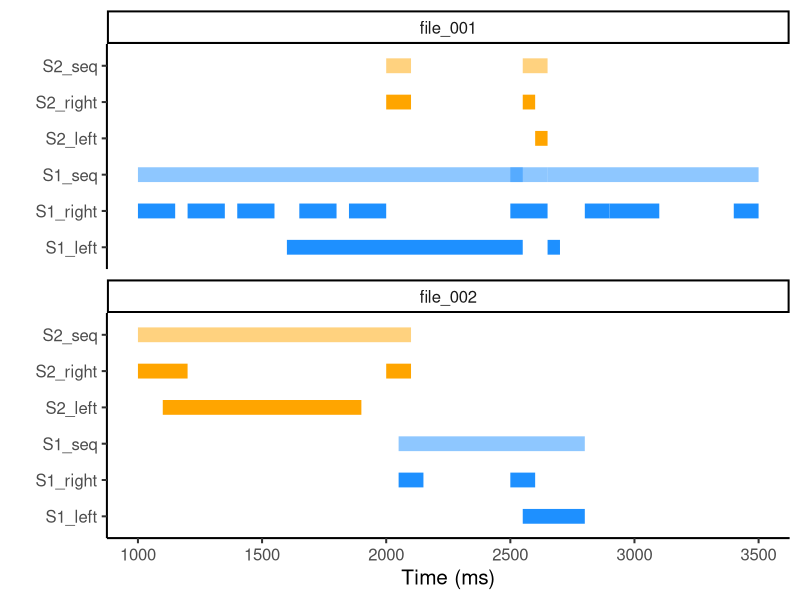
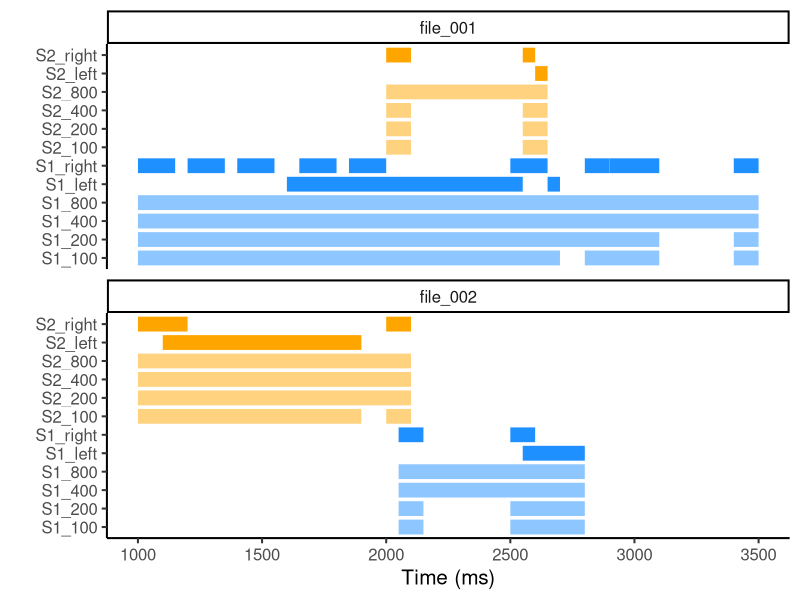

Here is the R script that generated these plots, in order:
# Load libraries
library(tidyverse)

# Set themes
theme_set(theme_classic(base_size=15))
options(ggplot2.discrete.colour = c("dodgerblue", "orange")) 

# Make example data
df <- tibble(file=paste0("file_00", c(rep(1, 14), rep(2, 6))),
             signer=paste0("S",c(rep(1, 6), 2, 1, 2, 2, 1, 1, 1, 1, 2, 2, 2, 1, 1, 1)),
             hand=c("right", "right", "right", "left", "right", "right", "right", "right", "right", "left", "left", "right", "right", "right", "right", "left", "right", "right", "right", "left"),
             start=c(1000, 1200, 1400, 1600, 1650, 1850, 2000, 2500, 2550, 2600, 2650, 2800, 2900, 3400, 1000, 1100, 2000, 2050, 2500, 2550),
             end=c(1150, 1350, 1550, 2550, 1800, 2000, 2100, 2650, 2600, 2650, 2700, 2900, 3100, 3500, 1200, 1900, 2100, 2150, 2600, 2800),
             annotation=paste0("GLOSS-", LETTERS[1:20])) 

# Define function for strictly sequential turn segments (chronological by start time)
turn_seq <- function(data, file, start, end, participant, annotation, simplify = TRUE) {
  df <- data %>% 
    arrange({{ file }}, {{ start }}) %>% 
    mutate(turn = consecutive_id({{ file }}, {{ participant }}))
  if (simplify) {
    df <- df %>% 
      group_by({{ file }}, {{ participant}}, turn) %>% 
      mutate(annotations = paste0({{ annotation }}, collapse = " ")) %>% 
      mutate(start = min({{ start }}),
             end = max({{ end }})) %>% 
      mutate(duration = end-start) %>% 
      slice(1) %>% 
      select(-{{ annotation }}) %>% 
      ungroup()
  }
  return(df)
}

# Define function for turn segments within intervals (chronological by start time per participant, but merge segments within interval)
turn_interval <- function(data,  file, start, end, participant, annotation, interval = 300, simplify = TRUE) {
  df <- data %>% 
    arrange({{ file }}, {{ participant }}, {{ start }}) %>% 
    mutate(longest_span = cummax({{ end }}), .by = c({{ file }}, {{ participant }})) %>% 
    mutate(gap = if_else(is.na(lag({{ end }})), TRUE, {{ start }}-lag(longest_span)>=interval), .by = c({{ file }}, {{ participant }})) %>% 
    mutate(turn = cumsum(gap), .by = c({{ file }}, {{ participant }}))
  if (simplify) {
    df <- df %>% 
      group_by({{ file }}, {{ participant }}, turn) %>% 
      mutate(annotations = paste0({{ annotation }}, collapse = " ")) %>% 
      mutate(start = min({{ start }}),
             end = max({{ end }})) %>%
      slice(1) %>% 
      select(-c({{ annotation }}, gap, longest_span)) %>% 
      ungroup()
  }
  return(df)
}

# Plot sequential (gives overlapping turns within participants in this example)
ggplot() +
  geom_segment(data=turn_seq(df, file = file, start = start, end = end, participant = signer, annotation = annotation, simplify = T),
               aes(x=start, xend=end, y=paste0(signer,"_seq"), yend=paste0(signer, "_seq"), color=signer),
               linewidth=5, show.legend = F, alpha=.5) +
  geom_segment(data=df, aes(x=start, xend=end, y=paste0(signer, "_", hand), yend=paste0(signer, "_", hand), color=signer),
               linewidth=5, show.legend = F, alpha=1) +
  labs(y="", x="Time (ms)") +
  facet_wrap(~file, ncol=1)

# Plot with different intervals
ggplot() +
  geom_segment(data=turn_interval(df, file = file, start = start, end = end, participant = signer, annotation = annotation, interval = 100, simplify = T),
               aes(x=start, xend=end, y=paste0(signer,"_100"), yend=paste0(signer, "_100"), color=signer),
               linewidth=5, show.legend = F, alpha=.5) +
  geom_segment(data=turn_interval(df, file = file, start = start, end = end, participant = signer, annotation = annotation, interval = 200, simplify = T),
               aes(x=start, xend=end, y=paste0(signer,"_200"), yend=paste0(signer, "_200"), color=signer),
               linewidth=5, show.legend = F, alpha=.5) +
  geom_segment(data=turn_interval(df, file = file, start = start, end = end, participant = signer, annotation = annotation, interval = 400, simplify = T),
               aes(x=start, xend=end, y=paste0(signer,"_400"), yend=paste0(signer, "_400"), color=signer),
               linewidth=5, show.legend = F, alpha=.5) +
  geom_segment(data=turn_interval(df, file = file, start = start, end = end, participant = signer, annotation = annotation, interval = 800, simplify = T),
               aes(x=start, xend=end, y=paste0(signer,"_800"), yend=paste0(signer, "_800"), color=signer),
               linewidth=5, show.legend = F, alpha=.5) +
  geom_segment(data=df, aes(x=start, xend=end, y=paste0(signer, "_", hand), yend=paste0(signer, "_", hand), color=signer),
               linewidth=5, show.legend = F, alpha=1) +
  labs(y="", x="Time (ms)") +
  facet_wrap(~file, ncol=1)
